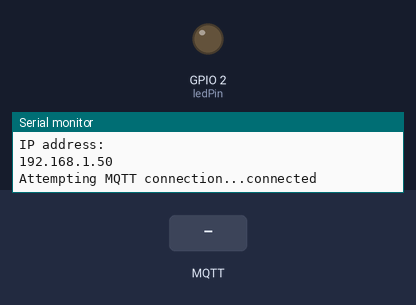
The sketch below on a simulated ESP8266 (NodeMCU). Parts: output pins drawn as LEDs (lit = HIGH), the last lines printed to the serial monitor. The inputs (shaded band) are chosen by the test bench. WiFi joins after 1.5 s; servers stay silent unless stated; random numbers use the default seed unless the sketch sets one; no MQTT or app messages arrive unless stated.

Above: at 3.0 s.
3.1 s: MQTT message "rpi/broadcast" arrives on the first subscribed topic
5.5 s: MQTT message "10" arrives on the first subscribed topic
At 6.5 s:
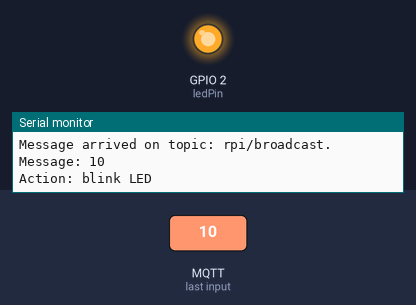
7.0 s: MQTT message "on" arrives on the first subscribed topic
Timing chart, 0 to 10.0 s (numbered marks = the images above; inputs shaded):
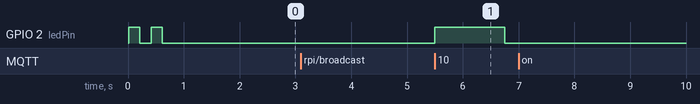

The sketch:

esp8266_to_server.ino
```cpp
#include <ESP8266WiFi.h>
#include <PubSubClient.h>

// Replace the SSID/Password details as per your wifi router
const char* ssid = "HydroBK";
const char* password = "Hydrolink";

// Replace your MQTT Broker IP address here:
const char* mqtt_server = "broker.mqtt-dashboard.com";

WiFiClient espClient;
PubSubClient client(espClient);

long lastMsg = 0;

#define ledPin 2

void blink_led(unsigned int times, unsigned int duration){
  for (int i = 0; i < times; i++) {
    digitalWrite(ledPin, HIGH);
    delay(duration);
    digitalWrite(ledPin, LOW);
    delay(200);
  }
}

void setup_wifi() {
  delay(10);
  Serial.begin(115200);
  Serial.println();
  Serial.print("Connecting to ");
  Serial.println(ssid);

  WiFi.begin(ssid, password);

  int c=0;
  while (WiFi.status() != WL_CONNECTED) {
    blink_led(2,200); //blink LED twice (for 200ms ON time) to indicate that wifi not connected
    delay(1000); //
    Serial.print(".");
    c=c+1;
    if(c>10){
        ESP.restart(); //restart ESP after 10 seconds
    }
  }

  Serial.println("");
  Serial.println("WiFi connected");
  Serial.println("IP address: ");
  Serial.println(WiFi.localIP());

}

void connect_mqttServer() {
  // Loop until we're reconnected
  while (!client.connected()) {

        //first check if connected to wifi
        if(WiFi.status() != WL_CONNECTED){
          //if not connected, then first connect to wifi
          setup_wifi();
        }

        //now attemt to connect to MQTT server
        Serial.print("Attempting MQTT connection...");
        // Attempt to connect
        if (client.connect("ESP8266_client1")) { // Change the name of client here if multiple ESP8266 are connected
          //attempt successful
          Serial.println("connected");
          // Subscribe to topics here
          client.subscribe("rpi/broadcast");
          //client.subscribe("rpi/xyz"); //subscribe more topics here

        }
        else {
          //attempt not successful
          Serial.print("failed, rc=");
          Serial.print(client.state());
          Serial.println(" trying again in 2 seconds");

          blink_led(3,200); //blink LED three times (200ms on duration) to show that MQTT server connection attempt failed
          // Wait 2 seconds before retrying
          delay(2000);
        }
  }

}

//this function will be executed whenever there is data available on subscribed topics
void callback(char* topic, byte* message, unsigned int length) {
  Serial.print("Message arrived on topic: ");
  Serial.print(topic);
  Serial.print(". Message: ");
  String messageTemp;

  for (int i = 0; i < length; i++) {
    Serial.print((char)message[i]);
    messageTemp += (char)message[i];
  }
  Serial.println();

  // Check if a message is received on the topic "rpi/broadcast"
  if (String(topic) == "rpi/broadcast") {
      if(messageTemp == "10"){
        Serial.println("Action: blink LED");
        blink_led(1,1250); //blink LED once (for 1250ms ON time)
      }
  }

  //Similarly add more if statements to check for other subscribed topics
}

void setup() {
  pinMode(ledPin, OUTPUT);
  setup_wifi();
  client.setServer(mqtt_server,1883);//1883 is the default port for MQTT server
  client.setCallback(callback);
}

void loop() {

  if (!client.connected()) {
    connect_mqttServer();
  }

  client.loop();

  long now = millis();
  if (now - lastMsg > 4000) {
    lastMsg = now;
    float EOG = random(0, 10001) / 100.0;
    char msg[10];
    sprintf(msg, "%.2f", EOG); // Convert float to string
    client.publish("CurrentEOGValue", msg);

    Serial.print("Published EOG Value ");
    Serial.println(EOG);
  }

}
```

Measured:
- after the input at 5.5 s, GPIO 2 (ledPin): LOW → HIGH at once, → LOW 1.3 s later
